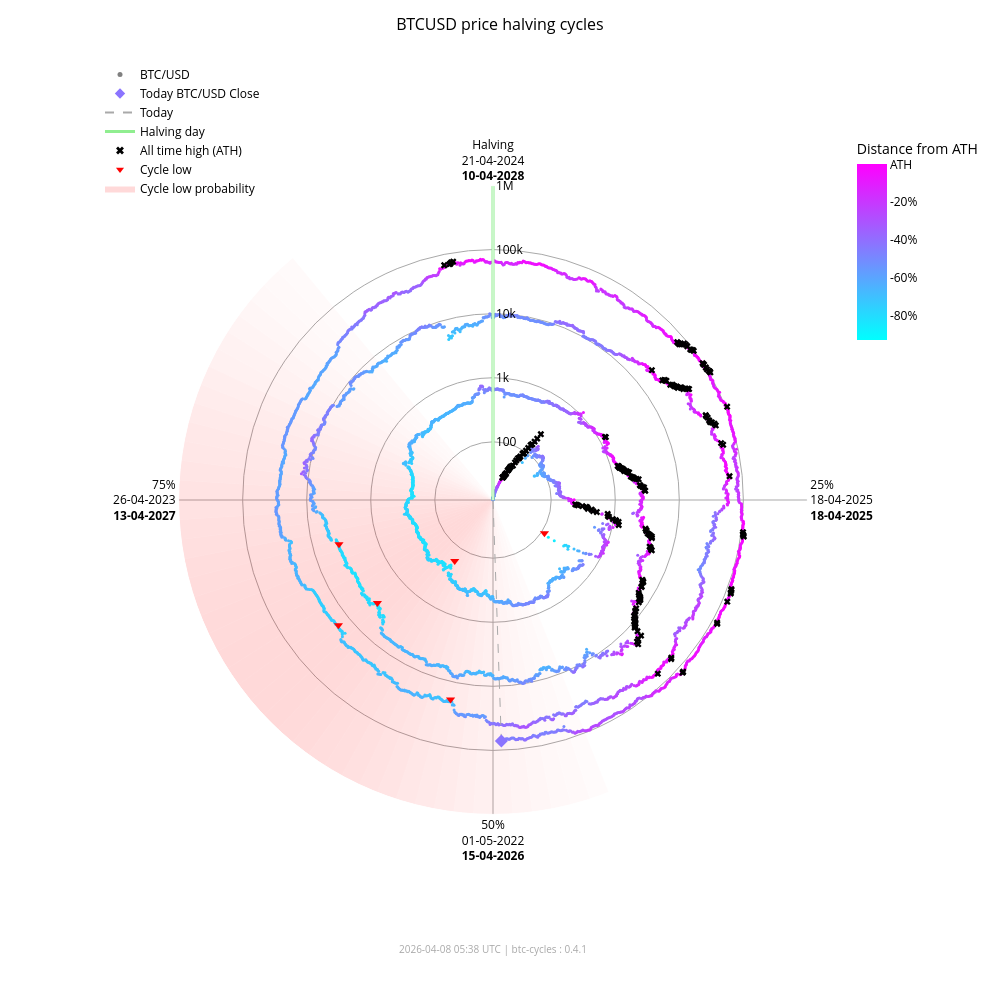

The notebook cell saved with this chart:
### Markdown cell above
### Interactive chart (plotly)

### Code cell
fig_interactive = btc.plot(
    kind="interactive",
    from_date="2012-11-28",
)
# plotly config for interactivity
config = {"scrollZoom": True, "displayModeBar": True}
# display in notebook
fig_interactive.show(config=config)

### Figure 1 — Plotly figure (JSON) as saved in the notebook; plotly's stock layout.template omitted (floating-point values rounded to 4 significant figures; data arrays with more than 128 entries replaced by an {"elided": "..."} marker saying what was removed)
{"data": [{"fill": "toself", "fillcolor": "rgba(255,0,0,0.017168280509461755)", "hoverinfo": "skip", "line": {"width": 0}, "mode": "lines", "r": [12.35, 1000000, 1000000, 12.35, 12.35], "showlegend": false, "theta": [158.4, 158.4, 162.0, 162.0, 158.4], "type": "scatterpolar"}, {"fill": "toself", "fillcolor": "rgba(255,0,0,0.022114794501891175)", "hoverinfo": "skip", "line": {"width": 0}, "mode": "lines", "r": [12.35, 1000000, 1000000, 12.35, 12.35], "showlegend": false, "theta": [162.0, 162.0, 165.6, 165.6, 162.0], "type": "scatterpolar"}, {"fill": "toself", "fillcolor": "rgba(255,0,0,0.02790404259511669)", "hoverinfo": "skip", "line": {"width": 0}, "mode": "lines", "r": [12.35, 1000000, 1000000, 12.35, 12.35], "showlegend": false, "theta": [165.6, 165.6, 169.2, 169.2, 165.6], "type": "scatterpolar"}, {"fill": "toself", "fillcolor": "rgba(255,0,0,0.034518294852420334)", "hoverinfo": "skip", "line": {"width": 0}, "mode": "lines", "r": [12.35, 1000000, 1000000, 12.35, 12.35], "showlegend": false, "theta": [169.2, 169.2, 172.8, 172.8, 169.2], "type": "scatterpolar"}, {"fill": "toself", "fillcolor": "rgba(255,0,0,0.041901979682821514)", "hoverinfo": "skip", "line": {"width": 0}, "mode": "lines", "r": [12.35, 1000000, 1000000, 12.35, 12.35], "showlegend": false, "theta": [172.8, 172.8, 176.4, 176.4, 172.8], "type": "scatterpolar"}, {"fill": "toself", "fillcolor": "rgba(255,0,0,0.04996405861294358)", "hoverinfo": "skip", "line": {"width": 0}, "mode": "lines", "r": [12.35, 1000000, 1000000, 12.35, 12.35], "showlegend": false, "theta": [176.4, 176.4, 180.0, 180.0, 176.4], "type": "scatterpolar"}, {"fill": "toself", "fillcolor": "rgba(255,0,0,0.05858349692240514)", "hoverinfo": "skip", "line": {"width": 0}, "mode": "lines", "r": [12.35, 1000000, 1000000, 12.35, 12.35], "showlegend": false, "theta": [180.0, 180.0, 183.6, 183.6, 180.0], "type": "scatterpolar"}, {"fill": "toself", "fillcolor": "rgba(255,0,0,0.06761662035375064)", "hoverinfo": "skip", "line": {"width": 0}, "mode": "lines", "r": [12.35, 1000000, 1000000, 12.35, 12.35], "showlegend": false, "theta": [183.6, 183.6, 187.2, 187.2, 183.6], "type": "scatterpolar"}, {"fill": "toself", "fillcolor": "rgba(255,0,0,0.07690481219944661)", "hoverinfo": "skip", "line": {"width": 0}, "mode": "lines", "r": [12.35, 1000000, 1000000, 12.35, 12.35], "showlegend": false, "theta": [187.2, 187.2, 190.8, 190.8, 187.2], "type": "scatterpolar"}, {"fill": "toself", "fillcolor": "rgba(255,0,0,0.08628112000611096)", "hoverinfo": "skip", "line": {"width": 0}, "mode": "lines", "r": [12.35, 1000000, 1000000, 12.35, 12.35], "showlegend": false, "theta": [190.8, 190.8, 194.4, 194.4, 190.8], "type": "scatterpolar"}, {"fill": "toself", "fillcolor": "rgba(255,0,0,0.09557490841018089)", "hoverinfo": "skip", "line": {"width": 0}, "mode": "lines", "r": [12.35, 1000000, 1000000, 12.35, 12.35], "showlegend": false, "theta": [194.4, 194.4, 198.0, 198.0, 194.4], "type": "scatterpolar"}, {"fill": "toself", "fillcolor": "rgba(255,0,0,0.10461455782963762)", "hoverinfo": "skip", "line": {"width": 0}, "mode": "lines", "r": [12.35, 1000000, 1000000, 12.35, 12.35], "showlegend": false, "theta": [198.0, 198.0, 201.6, 201.6, 198.0], "type": "scatterpolar"}, {"fill": "toself", "fillcolor": "rgba(255,0,0,0.11322908719652829)", "hoverinfo": "skip", "line": {"width": 0}, "mode": "lines", "r": [12.35, 1000000, 1000000, 12.35, 12.35], "showlegend": false, "theta": [201.6, 201.6, 205.2, 205.2, 201.6], "type": "scatterpolar"}, {"fill": "toself", "fillcolor": "rgba(255,0,0,0.12125015337052986)", "hoverinfo": "skip", "line": {"width": 0}, "mode": "lines", "r": [12.35, 1000000, 1000000, 12.35, 12.35], "showlegend": false, "theta": [205.2, 205.2, 208.8, 208.8, 205.2], "type": "scatterpolar"}, {"fill": "toself", "fillcolor": "rgba(255,0,0,0.12851590515331976)", "hoverinfo": "skip", "line": {"width": 0}, "mode": "lines", "r": [12.35, 1000000, 1000000, 12.35, 12.35], "showlegend": false, "theta": [208.8, 208.8, 212.4, 212.4, 208.8], "type": "scatterpolar"}, {"fill": "toself", "fillcolor": "rgba(255,0,0,0.13487757461161184)", "hoverinfo": "skip", "line": {"width": 0}, "mode": "lines", "r": [12.35, 1000000, 1000000, 12.35, 12.35], "showlegend": false, "theta": [212.4, 212.4, 216.0, 216.0, 212.4], "type": "scatterpolar"}, {"fill": "toself", "fillcolor": "rgba(255,0,0,0.14020862181849592)", "hoverinfo": "skip", "line": {"width": 0}, "mode": "lines", "r": [12.35, 1000000, 1000000, 12.35, 12.35], "showlegend": false, "theta": [216.0, 216.0, 219.6, 219.6, 216.0], "type": "scatterpolar"}, {"fill": "toself", "fillcolor": "rgba(255,0,0,0.14441504950654527)", "hoverinfo": "skip", "line": {"width": 0}, "mode": "lines", "r": [12.35, 1000000, 1000000, 12.35, 12.35], "showlegend": false, "theta": [219.6, 219.6, 223.2, 223.2, 219.6], "type": "scatterpolar"}, {"fill": "toself", "fillcolor": "rgba(255,0,0,0.14744459351271713)", "hoverinfo": "skip", "line": {"width": 0}, "mode": "lines", "r": [12.35, 1000000, 1000000, 12.35, 12.35], "showlegend": false, "theta": [223.2, 223.2, 226.8, 226.8, 223.2], "type": "scatterpolar"}, {"fill": "toself", "fillcolor": "rgba(255,0,0,0.14929223192296423)", "hoverinfo": "skip", "line": {"width": 0}, "mode": "lines", "r": [12.35, 1000000, 1000000, 12.35, 12.35], "showlegend": false, "theta": [226.8, 226.8, 230.4, 230.4, 226.8], "type": "scatterpolar"}, {"fill": "toself", "fillcolor": "rgba(255,0,0,0.15)", "hoverinfo": "skip", "line": {"width": 0}, "mode": "lines", "r": [12.35, 1000000, 1000000, 12.35, 12.35], "showlegend": false, "theta": [230.4, 230.4, 234.0, 234.0, 230.4], "type": "scatterpolar"}, {"fill": "toself", "fillcolor": "rgba(255,0,0,0.14965033825231114)", "hoverinfo": "skip", "line": {"width": 0}, "mode": "lines", "r": [12.35, 1000000, 1000000, 12.35, 12.35], "showlegend": false, "theta": [234.0, 234.0, 237.6, 237.6, 234.0], "type": "scatterpolar"}, {"fill": "toself", "fillcolor": "rgba(255,0,0,0.14835378057909807)", "hoverinfo": "skip", "line": {"width": 0}, "mode": "lines", "r": [12.35, 1000000, 1000000, 12.35, 12.35], "showlegend": false, "theta": [237.6, 237.6, 241.2, 241.2, 237.6], "type": "scatterpolar"}, {"fill": "toself", "fillcolor": "rgba(255,0,0,0.14623322283554635)", "hoverinfo": "skip", "line": {"width": 0}, "mode": "lines", "r": [12.35, 1000000, 1000000, 12.35, 12.35], "showlegend": false, "theta": [241.2, 241.2, 244.8, 244.8, 241.2], "type": "scatterpolar"}, {"fill": "toself", "fillcolor": "rgba(255,0,0,0.1434078538226231)", "hoverinfo": "skip", "line": {"width": 0}, "mode": "lines", "r": [12.35, 1000000, 1000000, 12.35, 12.35], "showlegend": false, "theta": [244.8, 244.8, 248.4, 248.4, 244.8], "type": "scatterpolar"}, {"fill": "toself", "fillcolor": "rgba(255,0,0,0.13997983179373427)", "hoverinfo": "skip", "line": {"width": 0}, "mode": "lines", "r": [12.35, 1000000, 1000000, 12.35, 12.35], "showlegend": false, "theta": [248.4, 248.4, 252.0, 252.0, 248.4], "type": "scatterpolar"}, {"fill": "toself", "fillcolor": "rgba(255,0,0,0.13602598258454268)", "hoverinfo": "skip", "line": {"width": 0}, "mode": "lines", "r": [12.35, 1000000, 1000000, 12.35, 12.35], "showlegend": false, "theta": [252.0, 252.0, 255.6, 255.6, 252.0], "type": "scatterpolar"}, {"fill": "toself", "fillcolor": "rgba(255,0,0,0.13159547355344953)", "hoverinfo": "skip", "line": {"width": 0}, "mode": "lines", "r": [12.35, 1000000, 1000000, 12.35, 12.35], "showlegend": false, "theta": [255.6, 255.6, 259.2, 259.2, 255.6], "type": "scatterpolar"}, {"fill": "toself", "fillcolor": "rgba(255,0,0,0.12671301775492697)", "hoverinfo": "skip", "line": {"width": 0}, "mode": "lines", "r": [12.35, 1000000, 1000000, 12.35, 12.35], "showlegend": false, "theta": [259.2, 259.2, 262.8, 262.8, 259.2], "type": "scatterpolar"}, {"fill": "toself", "fillcolor": "rgba(255,0,0,0.12138610149219965)", "hoverinfo": "skip", "line": {"width": 0}, "mode": "lines", "r": [12.35, 1000000, 1000000, 12.35, 12.35], "showlegend": false, "theta": [262.8, 262.8, 266.4, 266.4, 262.8], "type": "scatterpolar"}, {"fill": "toself", "fillcolor": "rgba(255,0,0,0.1156142551644921)", "hoverinfo": "skip", "line": {"width": 0}, "mode": "lines", "r": [12.35, 1000000, 1000000, 12.35, 12.35], "showlegend": false, "theta": [266.4, 266.4, 270.0, 270.0, 266.4], "type": "scatterpolar"}, {"fill": "toself", "fillcolor": "rgba(255,0,0,0.10939851441251548)", "hoverinfo": "skip", "line": {"width": 0}, "mode": "lines", "r": [12.35, 1000000, 1000000, 12.35, 12.35], "showlegend": false, "theta": [270.0, 270.0, 273.6, 273.6, 270.0], "type": "scatterpolar"}, {"fill": "toself", "fillcolor": "rgba(255,0,0,0.10274974912946185)", "hoverinfo": "skip", "line": {"width": 0}, "mode": "lines", "r": [12.35, 1000000, 1000000, 12.35, 12.35], "showlegend": false, "theta": [273.6, 273.6, 277.2, 277.2, 273.6], "type": "scatterpolar"}, {"fill": "toself", "fillcolor": "rgba(255,0,0,0.09569517349791425)", "hoverinfo": "skip", "line": {"width": 0}, "mode": "lines", "r": [12.35, 1000000, 1000000, 12.35, 12.35], "showlegend": false, "theta": [277.2, 277.2, 280.8, 280.8, 277.2], "type": "scatterpolar"}, {"fill": "toself", "fillcolor": "rgba(255,0,0,0.08828282625646727)", "hoverinfo": "skip", "line": {"width": 0}, "mode": "lines", "r": [12.35, 1000000, 1000000, 12.35, 12.35], "showlegend": false, "theta": [280.8, 280.8, 284.4, 284.4, 280.8], "type": "scatterpolar"}, {"fill": "toself", "fillcolor": "rgba(255,0,0,0.08058400018765345)", "hoverinfo": "skip", "line": {"width": 0}, "mode": "lines", "r": [12.35, 1000000, 1000000, 12.35, 12.35], "showlegend": false, "theta": [284.4, 284.4, 288.0, 288.0, 284.4], "type": "scatterpolar"}, {"fill": "toself", "fillcolor": "rgba(255,0,0,0.07269354608292704)", "hoverinfo": "skip", "line": {"width": 0}, "mode": "lines", "r": [12.35, 1000000, 1000000, 12.35, 12.35], "showlegend": false, "theta": [288.0, 288.0, 291.6, 291.6, 288.0], "type": "scatterpolar"}, {"fill": "toself", "fillcolor": "rgba(255,0,0,0.06472784449068783)", "hoverinfo": "skip", "line": {"width": 0}, "mode": "lines", "r": [12.35, 1000000, 1000000, 12.35, 12.35], "showlegend": false, "theta": [291.6, 291.6, 295.2, 295.2, 291.6], "type": "scatterpolar"}, {"fill": "toself", "fillcolor": "rgba(255,0,0,0.05682021976743955)", "hoverinfo": "skip", "line": {"width": 0}, "mode": "lines", "r": [12.35, 1000000, 1000000, 12.35, 12.35], "showlegend": false, "theta": [295.2, 295.2, 298.8, 298.8, 295.2], "type": "scatterpolar"}, {"fill": "toself", "fillcolor": "rgba(255,0,0,0.04911378436707333)", "hoverinfo": "skip", "line": {"width": 0}, "mode": "lines", "r": [12.35, 1000000, 1000000, 12.35, 12.35], "showlegend": false, "theta": [298.8, 298.8, 302.4, 302.4, 298.8], "type": "scatterpolar"}, {"fill": "toself", "fillcolor": "rgba(255,0,0,0.04175213714896469)", "hoverinfo": "skip", "line": {"width": 0}, "mode": "lines", "r": [12.35, 1000000, 1000000, 12.35, 12.35], "showlegend": false, "theta": [302.4, 302.4, 306.0, 306.0, 302.4], "type": "scatterpolar"}, {"fill": "toself", "fillcolor": "rgba(255,0,0,0.034868865657538876)", "hoverinfo": "skip", "line": {"width": 0}, "mode": "lines", "r": [12.35, 1000000, 1000000, 12.35, 12.35], "showlegend": false, "theta": [306.0, 306.0, 309.6, 309.6, 306.0], "type": "scatterpolar"}, {"fill": "toself", "fillcolor": "rgba(255,0,0,0.02857722515334582)", "hoverinfo": "skip", "line": {"width": 0}, "mode": "lines", "r": [12.35, 1000000, 1000000, 12.35, 12.35], "showlegend": false, "theta": [309.6, 309.6, 313.2, 313.2, 309.6], "type": "scatterpolar"}, {"fill": "toself", "fillcolor": "rgba(255,0,0,0.022961515313555197)", "hoverinfo": "skip", "line": {"width": 0}, "mode": "lines", "r": [12.35, 1000000, 1000000, 12.35, 12.35], "showlegend": false, "theta": [313.2, 313.2, 316.8, 316.8, 313.2], "type": "scatterpolar"}, {"fill": "toself", "fillcolor": "rgba(255,0,0,0.01807146942917362)", "hoverinfo": "skip", "line": {"width": 0}, "mode": "lines", "r": [12.35, 1000000, 1000000, 12.35, 12.35], "showlegend": false, "theta": [316.8, 316.8, 320.4, 320.4, 316.8], "type": "scatterpolar"}, {"hoverinfo": "text", "marker": {"color": {"elided": "4880 str values"}, "size": 3}, "mode": "markers", "r": {"elided": "4880 float values"}, "showlegend": false, "text": {"elided": "4880 str values"}, "theta": {"elided": "4880 float values"}, "type": "scatterpolar"}, {"hoverinfo": "skip", "line": {"color": "lightgreen", "width": 3}, "mode": "lines", "r": [12.35, 1000000], "showlegend": false, "theta": [0, 0], "type": "scatterpolar"}, {"hoverinfo": "skip", "line": {"color": "darkgrey", "dash": "dash", "width": 1}, "mode": "lines", "r": [12.35, 71700.0], "showlegend": false, "theta": [178.0, 178.0], "type": "scatterpolar"}, {"hoverinfo": "text", "marker": {"color": "#8b74ff", "size": 10, "symbol": "diamond"}, "mode": "markers", "r": [71700.0], "showlegend": false, "text": ["Today<br>Date: 2026-04-08<br>Price: $71,701.86"], "theta": [178.0], "type": "scatterpolar"}, {"hoverinfo": "text", "marker": {"color": "black", "size": 6, "symbol": "x"}, "mode": "markers", "r": {"elided": "195 float values"}, "showlegend": false, "text": {"elided": "195 str values"}, "theta": {"elided": "195 float values"}, "type": "scatterpolar"}, {"hoverinfo": "text", "marker": {"color": "red", "size": 8, "symbol": "triangle-down"}, "mode": "markers", "r": [111.6, 164.9, 3233.0, 3925.0, 18950.0, 15760.0], "showlegend": false, "text": ["Cycle Low<br>Date: 2014-02-21<br>Price: $111.56<br>ATH distance: -91.0%", "Cycle Low<br>Date: 2015-01-14<br>Price: $164.92<br>ATH distance: -86.7%", "Cycle Low<br>Date: 2018-12-15<br>Price: $3,232.51<br>ATH distance: -83.3%", "Cycle Low<br>Date: 2019-03-25<br>Price: $3,924.55<br>ATH distance: -79.7%", "Cycle Low<br>Date: 2022-06-18<br>Price: $18,954.25<br>ATH distance: -71.9%", "Cycle Low<br>Date: 2022-11-21<br>Price: $15,760.19<br>ATH distance: -76.7%"], "theta": [122.8, 212.1, 228.3, 254.0, 192.0, 231.0], "type": "scatterpolar"}, {"marker": {"color": "grey", "size": 5}, "mode": "markers", "name": "BTC/USD", "r": [null], "theta": [null], "type": "scatterpolar"}, {"marker": {"color": "#8b74ff", "size": 8, "symbol": "diamond"}, "mode": "markers", "name": "Today BTC/USD Close", "r": [null], "theta": [null], "type": "scatterpolar"}, {"line": {"color": "darkgrey", "dash": "dash"}, "mode": "lines", "name": "Today", "r": [null], "theta": [null], "type": "scatterpolar"}, {"line": {"color": "lightgreen", "width": 3}, "mode": "lines", "name": "Halving day", "r": [null], "theta": [null], "type": "scatterpolar"}, {"marker": {"color": "black", "size": 7, "symbol": "x"}, "mode": "markers", "name": "All time high (ATH)", "r": [null], "theta": [null], "type": "scatterpolar"}, {"marker": {"color": "red", "size": 7, "symbol": "triangle-down"}, "mode": "markers", "name": "Cycle low", "r": [null], "theta": [null], "type": "scatterpolar"}, {"fill": "toself", "fillcolor": "rgba(255,0,0,0.15)", "line": {"width": 0}, "mode": "lines", "name": "Cycle low probability", "r": [null], "theta": [null], "type": "scatterpolar"}, {"hoverinfo": "skip", "marker": {"cmax": 0, "cmin": -0.9307, "color": [0], "colorbar": {"len": 0.25, "ticktext": ["ATH", "-20%", "-40%", "-60%", "-80%", "-100%"], "tickvals": [0, -0.2, -0.4, -0.6, -0.8, -1.0], "title": {"text": "Distance from ATH"}, "x": 0.95, "y": 0.92, "yanchor": "top"}, "colorscale": {"elided": "256x2 mixed values"}, "showscale": true, "size": 0}, "mode": "markers", "r": [null], "showlegend": false, "theta": [null], "type": "scatterpolar"}], "layout": {"annotations": [{"font": {"color": "darkgrey", "size": 10}, "showarrow": false, "text": "2026-04-08 05:38 UTC | btc-cycles : 0.4.1", "x": 0.5, "xref": "paper", "y": -0.02, "yref": "paper"}], "font": {"color": "black"}, "height": 1000, "legend": {"bgcolor": "rgba(0,0,0,0)", "font": {"color": "black"}, "x": 0.0, "y": 1.0}, "margin": {"b": 60, "l": 100, "r": 80, "t": 60}, "paper_bgcolor": "white", "plot_bgcolor": "white", "polar": {"angularaxis": {"color": "black", "direction": "clockwise", "gridcolor": "darkgrey", "rotation": 90, "ticktext": ["Halving<br>21-04-2024<br><b>10-04-2028</b>", "25%<br>18-04-2025<br><b>18-04-2025</b>", "50%<br>01-05-2022<br><b>15-04-2026</b>", "75%<br>26-04-2023<br><b>13-04-2027</b>"], "tickvals": [0, 90, 180, 270]}, "bgcolor": "white", "domain": {"x": [0.1, 0.9], "y": [0.05, 0.95]}, "radialaxis": {"angle": 90, "color": "black", "gridcolor": "darkgrey", "range": [1.092, 6.0], "tickangle": 90, "ticktext": ["100", "1k", "10k", "100k", "1M"], "tickvals": [100, 1000, 10000, 100000, 1000000], "type": "log"}}, "title": {"font": {"color": "black", "size": 16}, "text": "BTCUSD price halving cycles", "x": 0.5}, "width": 1000}}
